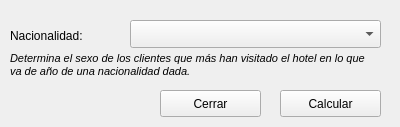
<?xml version="1.0" encoding="UTF-8"?>
<ui version="4.0">
 <class>maxSexo</class>
 <widget class="QWidget" name="maxSexo">
  <property name="geometry">
   <rect>
    <x>0</x>
    <y>0</y>
    <width>400</width>
    <height>127</height>
   </rect>
  </property>
  <property name="windowTitle">
   <string>Máximo de sexo</string>
  </property>
  <widget class="QLabel" name="label">
   <property name="geometry">
    <rect>
     <x>10</x>
     <y>27</y>
     <width>111</width>
     <height>18</height>
    </rect>
   </property>
   <property name="whatsThis">
    <string/>
   </property>
   <property name="text">
    <string>Nacionalidad:</string>
   </property>
  </widget>
  <widget class="QComboBox" name="nacionalidades">
   <property name="geometry">
    <rect>
     <x>130</x>
     <y>20</y>
     <width>251</width>
     <height>28</height>
    </rect>
   </property>
  </widget>
  <widget class="QPushButton" name="calcular">
   <property name="geometry">
    <rect>
     <x>280</x>
     <y>90</y>
     <width>101</width>
     <height>27</height>
    </rect>
   </property>
   <property name="toolTip">
    <string>Calcula el porciento mensual de reservaciones de clientes de una nacionalidad dada en lo que va de mes.</string>
   </property>
   <property name="text">
    <string>Calcular</string>
   </property>
  </widget>
  <widget class="QPushButton" name="cerrar">
   <property name="geometry">
    <rect>
     <x>160</x>
     <y>90</y>
     <width>101</width>
     <height>27</height>
    </rect>
   </property>
   <property name="text">
    <string>Cerrar</string>
   </property>
  </widget>
  <widget class="QLabel" name="label_2">
   <property name="geometry">
    <rect>
     <x>10</x>
     <y>54</y>
     <width>361</width>
     <height>21</height>
    </rect>
   </property>
   <property name="font">
    <font>
     <family>Ubuntu</family>
     <pointsize>8</pointsize>
     <italic>true</italic>
    </font>
   </property>
   <property name="lineWidth">
    <number>1</number>
   </property>
   <property name="text">
    <string>Determina el sexo de los clientes que más han visitado el hotel en lo que va de año de una nacionalidad dada.</string>
   </property>
   <property name="wordWrap">
    <bool>true</bool>
   </property>
  </widget>
 </widget>
 <resources/>
 <connections/>
</ui>
